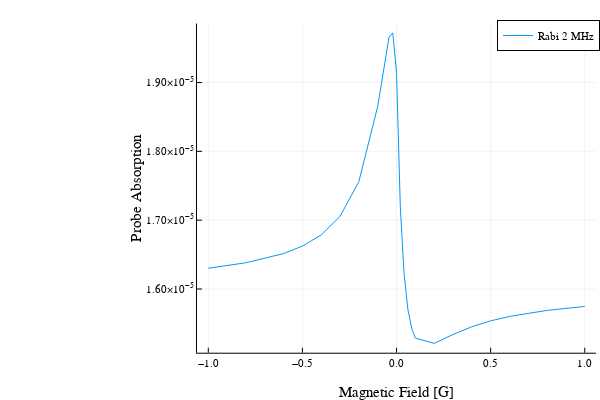

Write notebook code for a chart like this one.
### Markdown cell above
## Plotting the results
For each magnetic field value, the results are given in a `tuple` that contains the fluorescence fom the pump beam, the absorption of the probe beam, the ground-state density matrix, and the excited-state density matrix, in that order. In this case, the probe absorption has been unpacked, and it is plotted below.

### Code cell
dfOmega2=DataFrame(B=xOmega2,Absorption=yOmega2)
CSV.write("CsD1_33_Omega2.csv",dfOmega2)
plot(xOmega2,yOmega2,xlabel="Magnetic Field [G]",ylabel="Probe Absorption",label="Rabi 2 MHz")

### Figure 1 — Plotly figure (JSON) as saved in the notebook; plotly's stock layout.template omitted (floating-point values rounded to 4 significant figures)
{"data": [{"colorbar": {"len": 0.9143, "title": {"text": ""}, "x": 0.9934, "y": 0.533}, "legendgroup": "Rabi 2 MHz", "line": {"color": "rgba(0, 154, 250, 1.000)", "dash": "solid", "shape": "linear", "width": 1}, "mode": "lines", "name": "Rabi 2 MHz", "showlegend": true, "type": "scatter", "x": [-1, -0.8, -0.6, -0.5, -0.4, -0.3, -0.2, -0.1, -0.08, -0.06, -0.04, -0.02, 0, 0.02, 0.04, 0.06, 0.08, 0.1, 0.2, 0.3, 0.4, 0.5, 0.6, 0.8, 1], "xaxis": "x", "y": [1.63e-05, 1.638e-05, 1.651e-05, 1.662e-05, 1.679e-05, 1.706e-05, 1.756e-05, 1.865e-05, 1.899e-05, 1.934e-05, 1.966e-05, 1.972e-05, 1.915e-05, 1.72e-05, 1.623e-05, 1.571e-05, 1.543e-05, 1.529e-05, 1.521e-05, 1.534e-05, 1.545e-05, 1.554e-05, 1.56e-05, 1.569e-05, 1.575e-05], "yaxis": "y"}], "layout": {"annotations": [], "height": 400, "legend": {"bgcolor": "rgba(255, 255, 255, 1.000)", "bordercolor": "rgba(0, 0, 0, 1)", "borderwidth": 1, "font": {"color": "rgba(0, 0, 0, 1)", "family": "sans-serif", "size": 11}, "title": {"font": {"color": "rgba(0, 0, 0, 1)", "family": "sans-serif", "size": 15}, "text": ""}, "tracegroupgap": 0, "traceorder": "normal", "x": 1, "xanchor": "auto", "y": 1, "yanchor": "auto"}, "margin": {"b": 20, "l": 0, "r": 0, "t": 20}, "paper_bgcolor": "rgba(255, 255, 255, 1.000)", "plot_bgcolor": "rgba(255, 255, 255, 1.000)", "showlegend": true, "width": 600, "xaxis": {"anchor": "y", "domain": [0.3283, 0.9934], "gridcolor": "rgba(0, 0, 0, 0.1)", "gridwidth": 0.5, "linecolor": "rgba(0, 0, 0, 1)", "mirror": false, "range": [-1.06, 1.06], "showgrid": true, "showline": true, "showticklabels": true, "tickangle": 0, "tickcolor": "rgb(0, 0, 0)", "tickfont": {"color": "rgba(0, 0, 0, 1)", "family": "sans-serif", "size": 11}, "tickmode": "array", "ticks": "inside", "ticktext": ["−1.0", "−0.5", "0.0", "0.5", "1.0"], "tickvals": [-1, -0.5, 0, 0.5, 1], "title": {"font": {"color": "rgba(0, 0, 0, 1)", "family": "sans-serif", "size": 15}, "text": "Magnetic Field [G]"}, "type": "linear", "visible": true, "zeroline": false, "zerolinecolor": "rgba(0, 0, 0, 1)"}, "yaxis": {"anchor": "x", "domain": [0.07581, 0.9902], "gridcolor": "rgba(0, 0, 0, 0.1)", "gridwidth": 0.5, "linecolor": "rgba(0, 0, 0, 1)", "mirror": false, "range": [1.507e-05, 1.986e-05], "showgrid": true, "showline": true, "showticklabels": true, "tickangle": 0, "tickcolor": "rgb(0, 0, 0)", "tickfont": {"color": "rgba(0, 0, 0, 1)", "family": "sans-serif", "size": 11}, "tickmode": "array", "ticks": "inside", "ticktext": ["1.60×10<sup>−5</sup>", "1.70×10<sup>−5</sup>", "1.80×10<sup>−5</sup>", "1.90×10<sup>−5</sup>"], "tickvals": [1.6e-05, 1.7e-05, 1.8e-05, 1.9e-05], "title": {"font": {"color": "rgba(0, 0, 0, 1)", "family": "sans-serif", "size": 15}, "text": "Probe Absorption"}, "type": "linear", "visible": true, "zeroline": false, "zerolinecolor": "rgba(0, 0, 0, 1)"}}}
